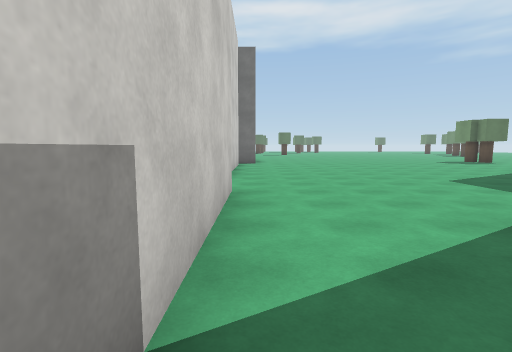
View 1 (above)

21 first-person views from a walk through a scene from a Unity 3-D project. The camera is 1.5 m above the floor, tilts 6° down and sees 85° across. The floor is counted in squares, 2 m on a side. Each view is taken from the middle of a square. On the plan, view 1 faces up. The plan holds only what a view shows up to about 10 squares ahead; the rest is blank. The place goes on beyond the plan. The player is left out. Surface patterns are stand-ins for the level's own textures.

View 2
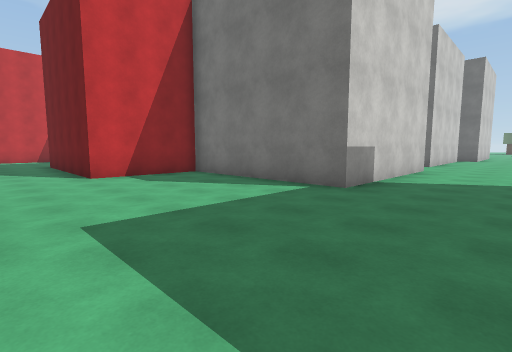

View 3
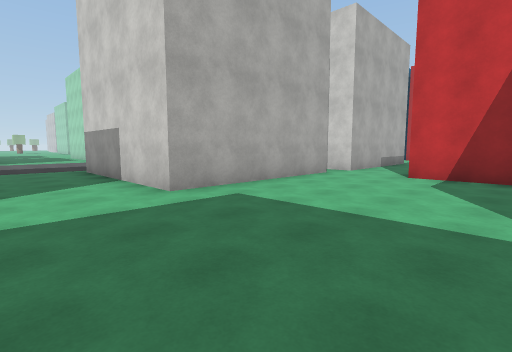

View 4
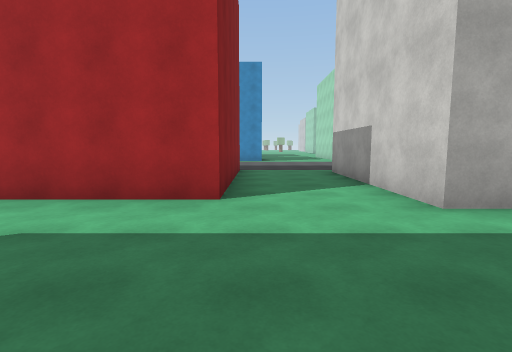

View 5
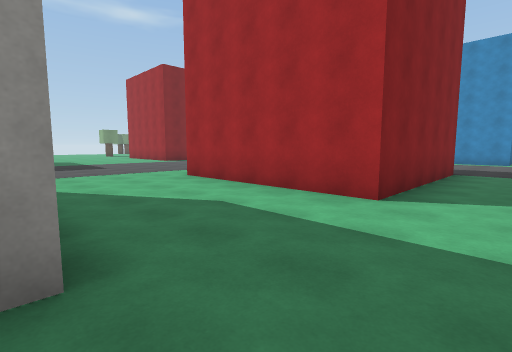

View 6
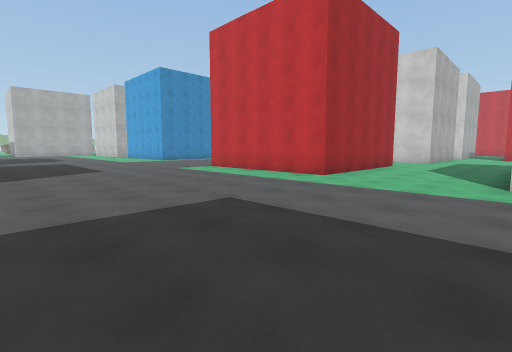

View 7
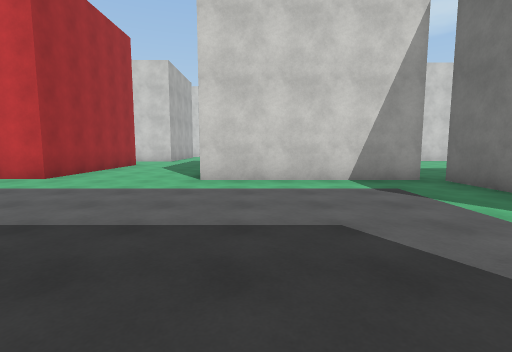

View 8
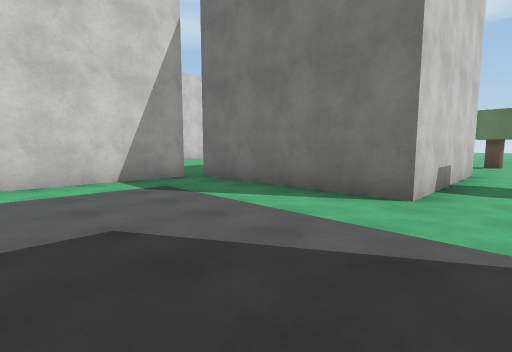

View 9
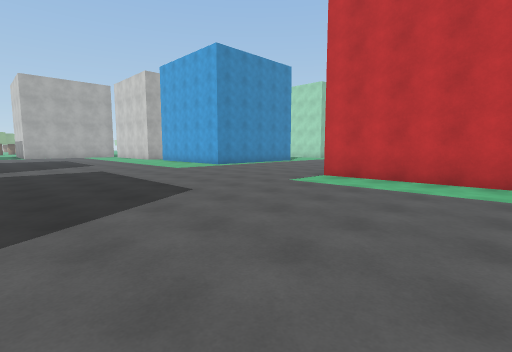

View 10
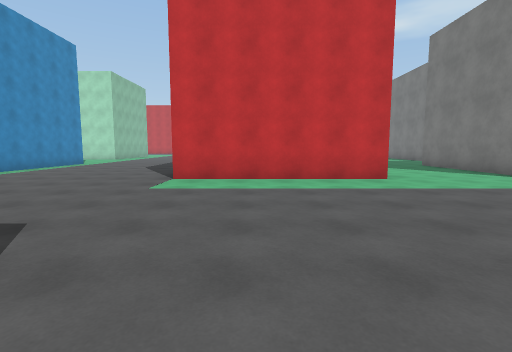

View 11
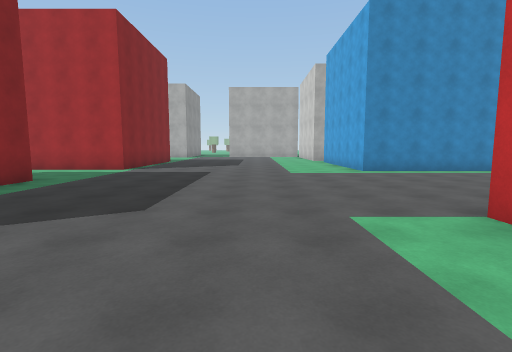

View 12
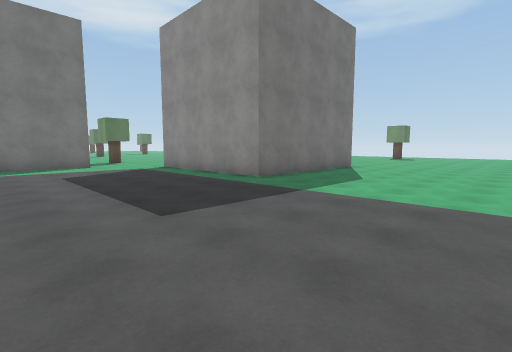

View 13
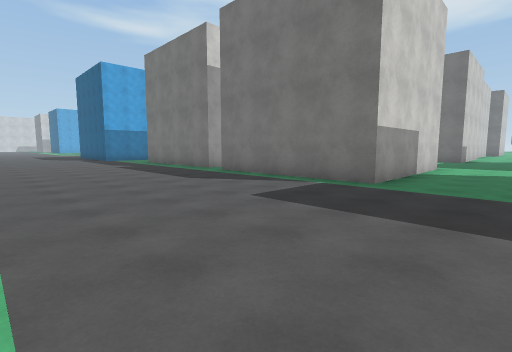

View 14
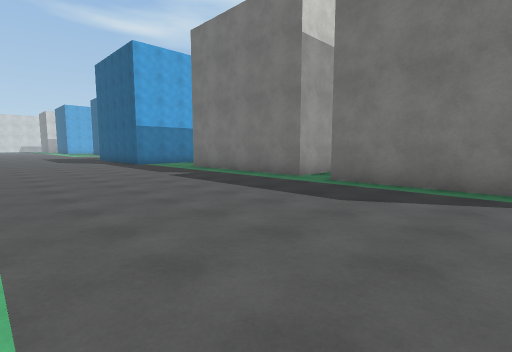

View 15
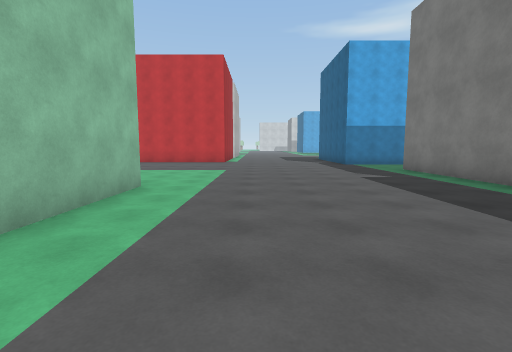

View 16
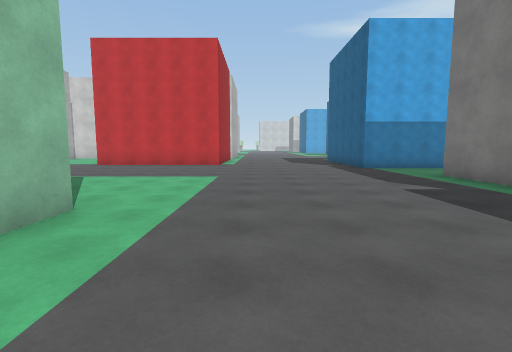

View 17
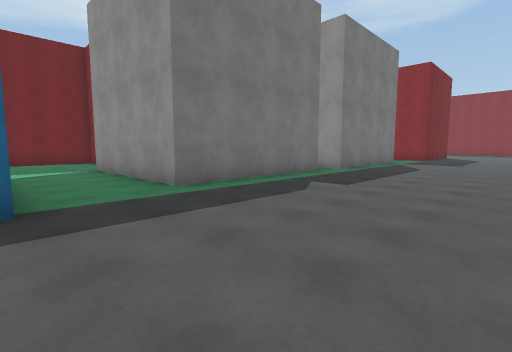

View 18
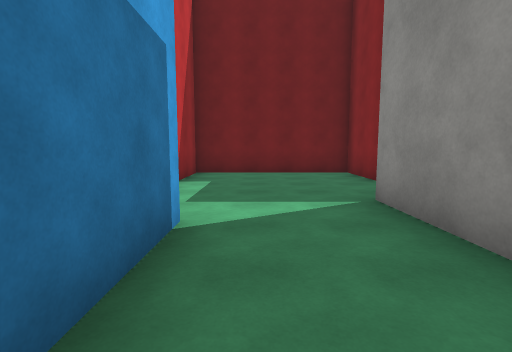

View 19
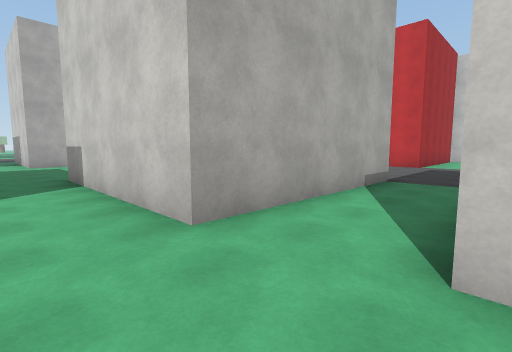

View 20
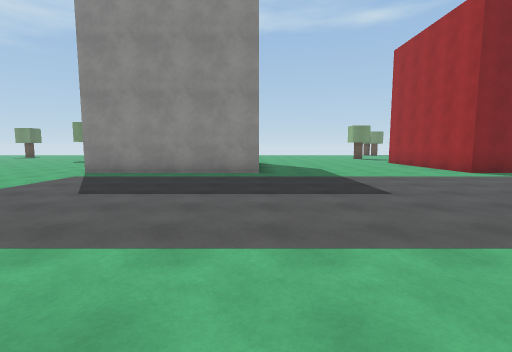

View 21
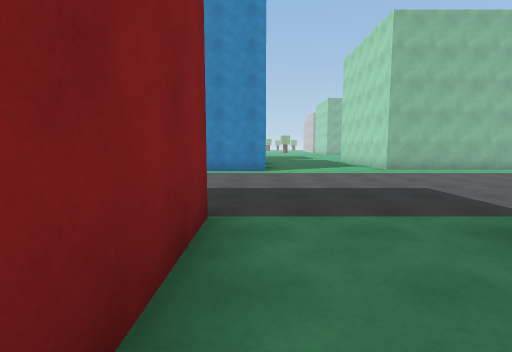

### Floor plan
Points are (right, up) in squares from view 1. A wall is a line through its corners. A room is listed if a view was taken in it or the views show most of it. See-through windows are left out.
Room 1 (views 1, 2, 3, 4, 5, 6, 7, 8, 9, 10, 11, 12, 13, 14, 15, 16, 17, 18, 20, 21)
walls: (2.5, -11) (2.5, -5.9) (7.5, -5.9) (7.5, -11); (1.6, -16.6) (6.7, -16.6) (6.7, -18); (6.8, -2.3) (3.9, -2.3); (-5.4, -5.3) (-0.4, -5.3) (-0.4, -10.3) (-5.3, -10.3) (-5.3, -9.5); (-6.3, -8.5) (-6.3, -10.1) (-11.3, -10.1) (-11.3, -6.5); (-6.3, -5.1) (-6.3, -6); (-7.4, -17.2) (-2.3, -17.2) (-2.3, -18.1); (-0.4, 3.5) (-0.4, -0.3) (-5.3, -0.3) (-5.3, -3.1) (-6.5, -3.1); (15, -10.4) (15, -9.2) (17.1, -9.2); (7.7, 2.8) (7.7, -2.4); (15, -14.2) (15, -13.2); (14.3, -18) (14.3, -17.2) (17.4, -17.2); (-13.8, -6.1) (-13.8, -11.2); (12.9, 3.2) (7.8, 3.2); (17.5, -3.1) (15, -3.1) (15, 2)
ways out: opening at (1, 2.7) to room 2; opening at (8, 3) to room 2; opening at (14.5, 3) to room 2; opening at (-12.5, -6); opening at (-7, -4)
Room 2 (view 19)
walls: (12.9, 8.2) (12.9, 3.2); (-0.7, 9.9) (-0.7, 8.5); (-0.4, 4.7) (-0.4, 3.5)
ways out: opening at (1, 2.7) to room 1; opening at (8, 3) to room 1; opening at (14.5, 3) to room 1; opening at (-1, 5.5)
objects: other object (13, 12)

Where each view was taken, in squares from view 1:
view 1: 0 up, 0 right, facing up
view 2: 5 down, 2 right, facing up-left
view 3: 1 down, 2 right, facing down-left
view 4: 2 down, 2 right, facing down
view 5: 2 down, 1 right, facing down-right
view 6: 2 down, 14 right, facing down-left
view 7: 1 down, 14 right, facing left
view 8: 1 down, 14 right, facing up-left
view 9: 7 down, 14 right, facing down-left
view 10: 9 down, 14 right, facing left
view 11: 8 down, 10 right, facing down
view 12: 8 down, 10 right, facing up-right
view 13: 16 down, 2 right, facing up-left
view 14: 16 down, 2 left, facing up-left
view 15: 15 down, 2 left, facing left
view 16: 15 down, 4 left, facing left
view 17: 15 down, 14 left, facing up-right
view 18: 9 down, 13 left, facing up
view 19: 7 up, 1 right, facing down-left
view 20: 3 down, 7 right, facing right
view 21: 8 down, 2 right, facing down
